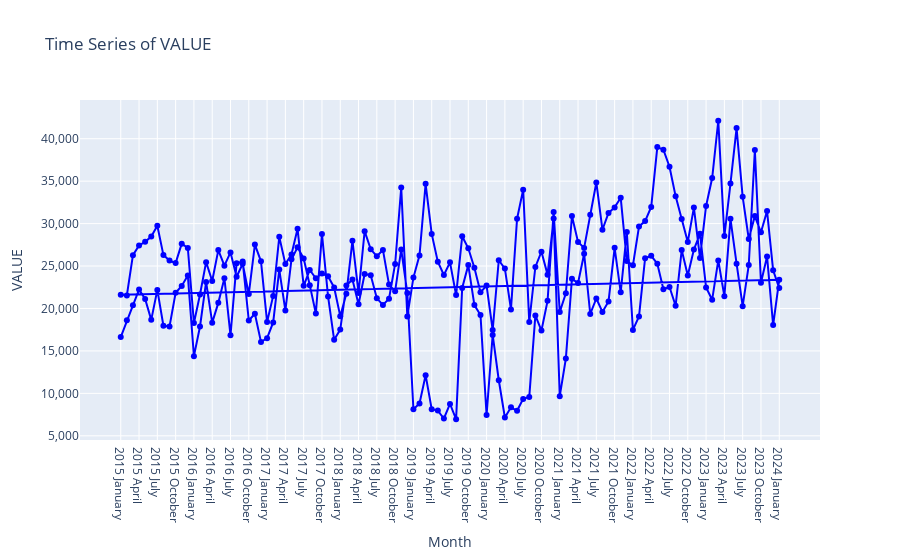

Write notebook code for a chart like this one.
### Code cell
#showing british dataset
draw_plot(result_df_gb)

### Figure 1 — Plotly figure (JSON) as saved in the notebook; plotly's stock layout.template omitted (floating-point values rounded to 4 significant figures; data arrays with more than 128 entries replaced by an {"elided": "..."} marker saying what was removed)
{"data": [{"hovertemplate": "Month=%{x}<br>VALUE=%{y}<extra></extra>", "legendgroup": "", "line": {"color": "blue", "dash": "solid", "width": 2}, "marker": {"symbol": "circle"}, "mode": "markers+lines", "name": "", "orientation": "v", "showlegend": false, "type": "scatter", "x": {"elided": "218 str values"}, "xaxis": "x", "y": {"elided": "218 int values"}, "yaxis": "y"}], "layout": {"legend": {"tracegroupgap": 0}, "title": {"text": "Time Series of VALUE"}, "xaxis": {"anchor": "y", "domain": [0, 1], "title": {"text": "Month"}}, "yaxis": {"anchor": "x", "domain": [0, 1], "tickformat": ",.0f", "title": {"text": "VALUE"}}}}
